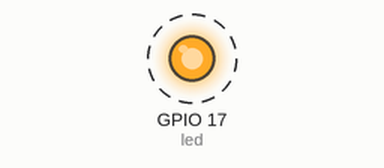
Recording of a program running on a simulated Raspberry Pi (BCM pin numbers). On the bench: output pins drawn as LEDs (lit = HIGH). Dashed ring = blinking.

Above: at 0.5 s.
Timing chart, 0 to 4.6 s (numbered marks = the images above):
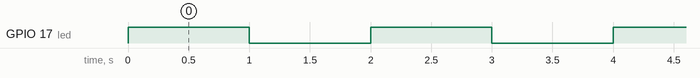

The program:

gpio_control.py
```python
from gpiozero import LED
from time import sleep

led = LED(17)

while True:
    led.on()
    sleep(1)
    led.off()
    sleep(1)

#Button
from gpiozero import Button
from time import sleep

button = Button(2)

while True:
    if button.is_pressed:
        print("Pressed")
    else:
        print("Released")
    sleep(1)

#Button + LED
from gpiozero import LED, Button

led = LED(17)
button = Button(2)

while True:
    if button.is_pressed:
        led.on()
    else:
        led.off()

from gpiozero import LED, Button

led = LED(17)
button = Button(2)

while True:
    button.wait_for_press()
    led.on()
    button.wait_for_release()
    led.off()

from gpiozero import LED, Button

led = LED(17)
button = Button(2)

button.when_pressed = led.on
button.when_released = led.off
```

Measured:
- by itself, GPIO 17 (led): alternates HIGH for 1.0 s and LOW for 1.0 s
